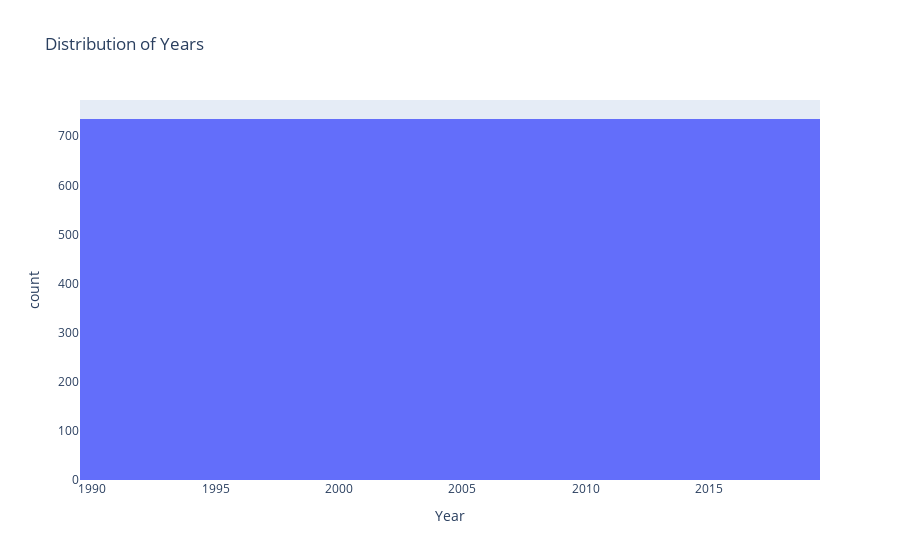

Here is the notebook cell this chart was saved with:
### Code cell
# Checking for ideally uniform distribution of years

fig = px.histogram(
    global_data,
    x = "Year",
    title = "Distribution of Years"
)

fig.show()

### Figure 1 — Plotly figure (JSON) as saved in the notebook; plotly's stock layout.template omitted (floating-point values rounded to 4 significant figures; data arrays with more than 128 entries replaced by an {"elided": "..."} marker saying what was removed)
{"data": [{"bingroup": "x", "hovertemplate": "Year=%{x}<br>count=%{y}<extra></extra>", "legendgroup": "", "marker": {"color": "#636efa", "pattern": {"shape": ""}}, "name": "", "orientation": "v", "showlegend": false, "type": "histogram", "x": {"elided": "22050 int values"}, "xaxis": "x", "yaxis": "y"}], "layout": {"barmode": "relative", "legend": {"tracegroupgap": 0}, "title": {"text": "Distribution of Years"}, "xaxis": {"anchor": "y", "domain": [0, 1], "title": {"text": "Year"}}, "yaxis": {"anchor": "x", "domain": [0, 1], "title": {"text": "count"}}}}
